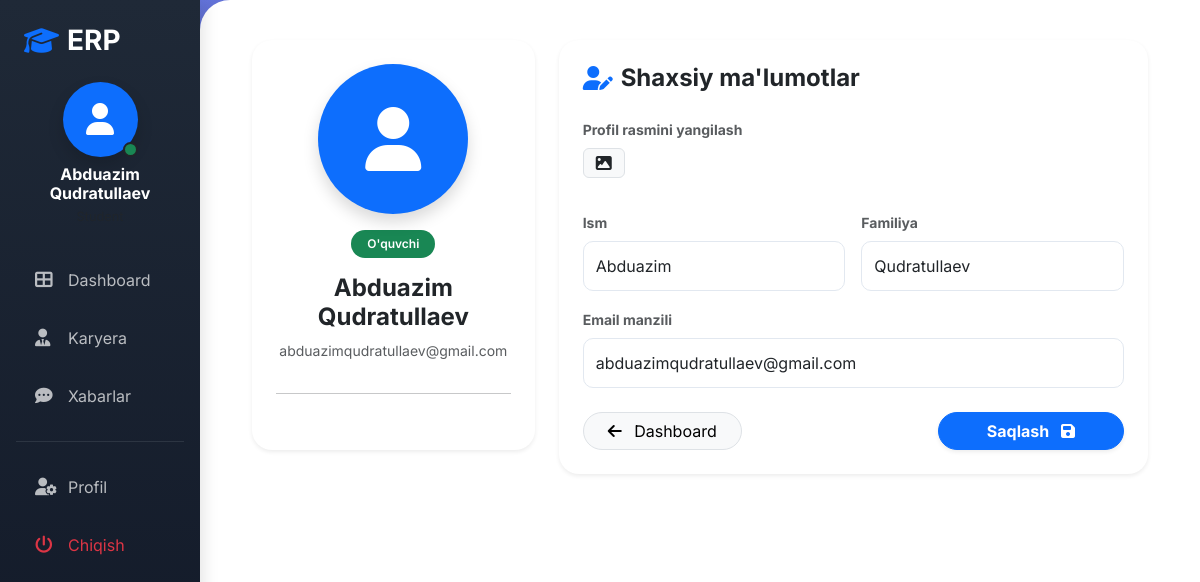
/profile/ (signed in), run on the app's committed database.
### erp/models.py (models this page shows, shortened)
class User(AbstractUser):
    ROLE_CHOICES = (
        ('admin', 'Admin'),
        ('teacher', 'Teacher'),
        ('student', 'Student'),
        ('support_teacher', 'Support Teacher'),
    )
    role = models.CharField(max_length=20, choices=ROLE_CHOICES, default='student')
    phone = models.CharField(max_length=15, blank=True, null=True)
    avatar = models.ImageField(upload_to='avatars/', blank=True, null=True, default='avatars/default.jpg')

### erp/views.py (the view, shortened to what this page needs)
# urls.py: path('profile/', views.ProfileView.as_view(), name='profile'),
class ProfileView(LoginRequiredMixin, View):
    def get(self, request):
        form = UserUpdateForm(instance=request.user)
        context = {
            'form': form,
            'user': request.user,
        }
        if request.user.role == 'STUDENT':
            context['total_submissions'] = HomeworkSubmission.objects.filter(student=request.user).count()
            context['rejected_homeworks'] = HomeworkSubmission.objects.filter(student=request.user, status='rejected').count()
        elif request.user.role == 'TEACHER':
            context['my_groups_count'] = request.user.teacher_groups.count() # related_name'ga qarab
        elif request.user.role == 'SUPPORT':
            context['total_requests'] = SupportRequest.objects.filter(support_teacher=request.user).count()
        return render(request, 'erp/profile.html', context)

### erp/forms.py
class UserUpdateForm(forms.ModelForm):
    class Meta:
        model = User
        fields = ['first_name', 'last_name', 'email', 'avatar'] # Agar rasm bo'lsa, 'avatar'ni ham qo'shing
        widgets = {
            'first_name': forms.TextInput(attrs={'class': 'form-control'}),
            'last_name': forms.TextInput(attrs={'class': 'form-control'}),
            'email': forms.EmailInput(attrs={'class': 'form-control'}),
            'avatar': forms.FileInput(attrs={'class': 'form-control'}),
        }

### templates/erp/profile.html (shortened to what this page needs)
{% extends "erp/base.html" %}
{% block content %}
<div class="container-fluid animate__animated animate__fadeIn">
    <div class="row">
        <div class="col-md-4 mb-4">
            <div class="card shadow-sm border-0 text-center p-4">
                <div class="profile-image-wrapper mb-3 position-relative d-inline-block mx-auto">
                    <div class="profile-icon bg-primary rounded-circle d-flex align-items-center justify-content-center overflow-hidden shadow"
                         style="width: 150px; height: 150px; margin: 0 auto;">
                        {% if user.image %}
                            <img src="{{ user.image.url }}" alt="Profile" style="width: 100%; height: 100%; object-fit: cover;">
                        {% else %}
                            <i class="fas fa-user fa-4x text-white"></i>
                        {% endif %}
                    </div>
                </div>
                <div class="mb-2">
                    {% if user.role == 'ADMIN' %}
                        <span class="badge bg-danger px-3 py-2 rounded-pill">Administrator</span>
                    {% elif user.role == 'TEACHER' %}
                        <span class="badge bg-primary px-3 py-2 rounded-pill">O'qituvchi</span>
                    {% elif user.role == 'SUPPORT' %}
                        <span class="badge bg-warning text-dark px-3 py-2 rounded-pill">Support</span>
                    {% else %}
                        <span class="badge bg-success px-3 py-2 rounded-pill">O'quvchi</span>
                    {% endif %}
                </div>
                <h4 class="fw-bold mt-2">{{ user.get_full_name|default:user.username }}</h4>
                <p class="text-muted small">{{ user.email }}</p>
                <hr>
            </div>
        </div>
        <div class="col-md-8">
            <div class="card shadow-sm border-0 p-4">
                <h4 class="fw-bold mb-4 d-flex align-items-center">
                    <i class="fas fa-user-edit text-primary me-2"></i> Shaxsiy ma'lumotlar
                </h4>
                <form method="post" enctype="multipart/form-data">
                    <div class="row g-3">
                        <div class="col-md-12 mb-3">
                            <label class="form-label fw-bold small text-muted">Profil rasmini yangilash</label>
                            <div class="input-group">
                                <span class="input-group-text bg-light"><i class="fas fa-image"></i></span>
                                {{ form.image }} </div>
                        </div>
                        <div class="col-md-6">
                            <label class="form-label fw-bold small text-muted">Ism</label>
                            {{ form.first_name }}
                        </div>
                        <div class="col-md-6">
                            <label class="form-label fw-bold small text-muted">Familiya</label>
                            {{ form.last_name }}
                        </div>
                        <div class="col-md-12">
                            <label class="form-label fw-bold small text-muted">Email manzili</label>
                            {{ form.email }}
                        </div>
                    </div>
                    <div class="mt-4 d-flex justify-content-between align-items-center">
                        <a href="{% url 'dashboard' %}" class="btn btn-light rounded-pill px-4 border">
                            <i class="fas fa-arrow-left me-2"></i> Dashboard
                        </a>
                        <button type="submit" class="btn btn-primary rounded-pill px-5 fw-bold shadow-sm">
                            Saqlash <i class="fas fa-save ms-2"></i>
                        </button>
                    </div>
                </form>
            </div>
        </div>
    </div>
</div>
{% endblock %}

### templates/erp/base.html (shortened to what this page needs)
<!DOCTYPE html>
<html lang="uz">
<head>
    <link href="https://cdnjs.cloudflare.com/ajax/libs/bootstrap/5.3.2/css/bootstrap.min.css" rel="stylesheet">
    <link href="https://cdnjs.cloudflare.com/ajax/libs/font-awesome/6.4.2/css/all.min.css" rel="stylesheet">
</head>
<body>
    {% if user.is_authenticated %}
    <div class="container-fluid">
        <div class="row">
            <div class="col-md-2 sidebar p-0 d-none d-md-block">
                <div class="py-4">
                    <div class="px-4 mb-4">
                        <h3 class="text-white d-flex align-items-center">
                            <i class="fas fa-graduation-cap text-primary me-2"></i>
                            <span class="fw-bold">ERP</span>
                        </h3>
                    </div>
                    <div class="text-center mb-4 px-3">
                        <div class="profile-container d-inline-block">
                            <div class="profile-icon bg-primary rounded-circle d-inline-flex align-items-center justify-content-center position-relative shadow" style="width: 75px; height: 75px;">
                                <i class="fas fa-user fa-2x text-white"></i>
                                <span class="position-absolute bottom-0 end-0 bg-success border border-2 border-dark rounded-circle" style="width: 15px; height: 15px;"></span>
                            </div>
                            <div class="mt-2 text-white text-center">
                                <h6 class="mb-0 fw-bold">{{ user.get_full_name|default:user.username }}</h6>
                                <small class="text-muted" style="font-size: 0.8rem;">{{ user.get_role_display }}</small>
                            </div>
                        </div>
                    </div>
                    <nav class="nav flex-column mt-3">
                        <a class="nav-link {% if request.resolver_match.url_name == 'dashboard' %}active{% endif %}" href="{% url 'dashboard' %}">
                            <i class="fas fa-th-large me-2"></i> Dashboard
                        </a>
                        <a class="nav-link {% if request.resolver_match.url_name == 'hr_page' %}active{% endif %}" href="{% url 'hr_page' %}">
                            <i class="fas fa-user-tie me-2"></i> Karyera
                        </a>
                        <a class="nav-link" href="{% url 'chat_list' %}">
                            <i class="fas fa-comment-dots me-2"></i> Xabarlar
                        </a>
                        <hr class="mx-3 text-secondary">
                        <a class="nav-link" href="{% url 'profile' %}">
                            <i class="fas fa-user-cog me-2"></i> Profil
                        </a>
                        <a class="nav-link text-danger" href="{% url 'logout' %}">
                            <i class="fas fa-power-off me-2"></i> Chiqish
                        </a>
                    </nav>
                </div>
            </div>
            <div class="col-md-10 main-content">
                {% block content %}{% endblock %}
            </div>
        </div>
    </div>
    {% else %}
        {% block auth_content %}{% endblock %}
    {% endif %}
</body>
</html>

### templates/erp/base.html (style rules this page uses)
:root { --primary: #6366f1; --secondary: #8b5cf6; --success: #10b981; --danger: #ef4444; --warning: #f59e0b; --info: #3b82f6; --dark: #1f2937; --light: #f3f4f6; }
body { font-family: 'Inter', sans-serif; background: linear-gradient(135deg, #667eea 0%, #764ba2 100%); min-height: 100vh; margin: 0; }
.sidebar { background: linear-gradient(180deg, #1f2937 0%, #111827 100%); min-height: 100vh; box-shadow: 4px 0 15px rgba(0,0,0,0.1); position: sticky; top: 0; }
.profile-container { transition: all 0.3s ease; cursor: pointer; }
.sidebar .nav-link { color: rgba(255,255,255,0.7); padding: 12px 20px; margin: 5px 15px; border-radius: 12px; transition: all 0.3s; display: flex; align-items: center; }
.sidebar .nav-link i { width: 25px; font-size: 1.1rem; }
.main-content { background: #ffffff; min-height: 100vh; border-radius: 30px 0 0 30px; padding: 40px; box-shadow: -10px 0 30px rgba(0,0,0,0.1); }
.card { border: none; border-radius: 15px; box-shadow: 0 4px 15px rgba(0,0,0,0.05); transition: all 0.3s; }

### templates/erp/profile.html (style rules this page uses)
.form-control { border-radius: 10px !important; padding: 12px; border: 1px solid #e2e8f0; }
.badge { font-weight: 600; }
.card { border-radius: 20px; }

### data on the page
User: get_full_name "Abduazim Qudratullaev", email "abduazimqudratullaev@gmail.com", first_name "Abduazim", last_name "Qudratullaev"
